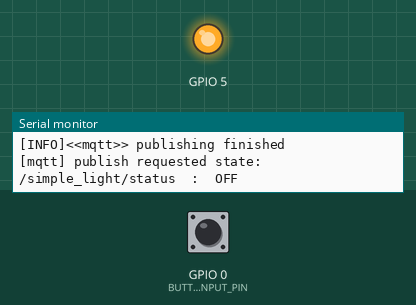
Recording of a sketch running on a simulated ESP8266 (Wemos D1 mini). Shown: output pins drawn as LEDs (lit = HIGH), the last lines printed to the serial monitor. The inputs (shaded band) are chosen by the test bench; at power-on: GPIO 0 (BUTTON_INPUT_PIN) HIGH. WiFi joins after 1.5 s; servers stay silent unless stated; EEPROM starts erased; no MQTT or app messages arrive unless stated.

Above: at 2.7 s.
2.8 s: GPIO 0 (BUTTON_INPUT_PIN) pulled LOW for 0.15 s
At 3.3 s:
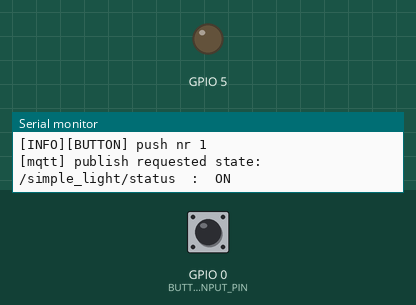
5.9 s: GPIO 0 (BUTTON_INPUT_PIN) pulled LOW for 1 s
At 6.9 s:
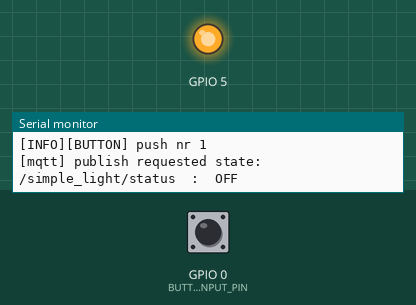
8.4 s: GPIO 0 (BUTTON_INPUT_PIN) pulled LOW for 3.2 s
At 8.8 s:
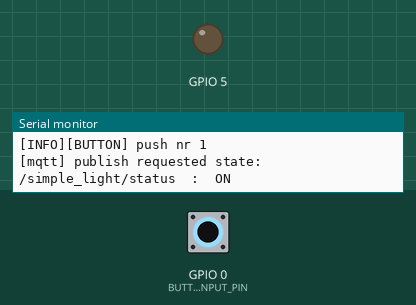
Timing chart, 0 to 11.4 s (numbered marks = the images above; inputs shaded):
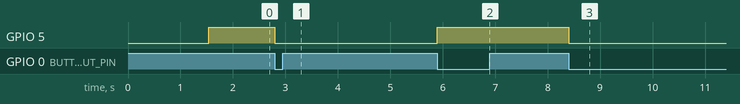

The sketch:

v2.ino
```cpp
// (licence header left out)
/*****************************************************************************************
 * Include Interfaces
*****************************************************************************************/
#include <ESP8266WiFi.h>
#include "WiFiManager.h" // local modified version
#include <PubSubClient.h>
#include <EEPROM.h>
#include "gensettings.h"
#include "Trace.h"

#include "prjsettings.h"

/*****************************************************************************************
 * Local constant defines
*****************************************************************************************/

/*****************************************************************************************
 * Local function like makros
*****************************************************************************************/

/*****************************************************************************************
 * Local type definitions (enum, struct, union):
*****************************************************************************************/

/*****************************************************************************************
 * Global data definitions (unlimited visibility, to be avoided):
*****************************************************************************************/

/*****************************************************************************************
 * Local data definitions:
 * (always use static: limit visibility, const: read only, volatile: non-optimizable)
*****************************************************************************************/
static char buffer_stca[60];

// buffer used to send/receive data with MQTT, can not be done with the
// buffer_stca, as both are needed simultaniously
static WiFiClient            wifiClient_sts;
static PubSubClient          client_sts(wifiClient_sts);
static mqttData_t            mqttData_sts;

static WiFiManager           wifiManager_sts;
// prepare wifimanager variables
static WiFiManagerParameter  wifiManagerParamMqttServerId_sts("mq_ip", "mqtt server ip", "", 15);
static WiFiManagerParameter  wifiManagerParamMqttServerPort_sts("mq_port", "mqtt server port", "1883", 5);
static WiFiManagerParameter  wifiManagerParamMqttCapability_sts("cap", "Capability Bit0 = n/a, Bit1 = n/a, Bit2 = n/a", "", 2);
static WiFiManagerParameter  wifiManagerParamMqttClientShort_sts("sid", "mqtt short id", "devXX", 6);
static WiFiManagerParameter  wifiManagerParamMqttServerLogin_sts("login", "mqtt login", "", 15);
static WiFiManagerParameter  wifiManagerParamMqttServerPw_sts("pw", "mqtt pw", "", 15);

static uint32_t             timerRepubAvoid_u32st = 0;
static uint32_t             timerButtonDown_u32st  = 0;
static uint8_t              counterButton_u8st = 0;
static uint32_t             timerLastPub_u32st = 0;
static boolean              publishInfo_bolst = false;
static boolean              startWifiConfig_bolst = false;

static Trace                trace_st(true, 0);

/*****************************************************************************************
* Global functions (unlimited visibility):
*****************************************************************************************/

/**---------------------------------------------------------------------------------------
 * @brief     This function processes the publish requests and is called cyclic.
 * @author    winkste
 * @date      20 Okt. 2017
 * @return    This function returns 'true' if the function processing was successful.
 *             In all other cases it returns 'false'.
*//*-----------------------------------------------------------------------------------*/
boolean processPublishRequests(void)
{
  String tPayload;
  boolean ret_bol = false;

  if(true == publishInfo_bolst)
  {
    trace_st.println(trace_PURE_MSG, "");
    trace_st.print(trace_INFO_MSG, "[mqtt] publish requested info: ");
    trace_st.print(trace_PURE_MSG, FW_IDENTIFIER);
    trace_st.println(trace_PURE_MSG, FW_VERSION);
    trace_st.println(trace_INFO_MSG, FW_DESCRIPTION);
    ret_bol = client_sts.publish(build_topic(MQTT_PUB_FW_IDENT), FW_IDENTIFIER, true);
    ret_bol &= client_sts.publish(build_topic(MQTT_PUB_FW_VERSION), FW_VERSION, true);
    ret_bol &= client_sts.publish(build_topic(MQTT_PUB_FW_DESC), FW_DESCRIPTION, true);
    if(ret_bol)
    {
      publishInfo_bolst = false;
    }
  }
  else
  {
    ret_bol = basicSwitch_ProcessPublishRequests();
  }

  return(ret_bol);
}

/**---------------------------------------------------------------------------------------
 * @brief     This callback function processes incoming MQTT messages and is called by
 *              the PubSub client
 * @author    winkste
 * @date      20 Okt. 2017
 * @param     p_topic     topic which was received
 * @param     p_payload   payload of the received MQTT message
 * @param     p_length    payload length
 * @return    This function returns 'true' if the function processing was successful.
 *             In all other cases it returns 'false'.
*//*-----------------------------------------------------------------------------------*/
void callback(char* p_topic, byte* p_payload, unsigned int p_length)
{
  // concat the payload into a string
  String payload;
  for (uint8_t i = 0; i < p_length; i++)
  {
    payload.concat((char)p_payload[i]);
  }
  // print received topic and payload
  trace_st.print(trace_INFO_MSG, "[mqtt] message received: ");
  trace_st.print(trace_PURE_MSG, p_topic);
  trace_st.print(trace_PURE_MSG, "   ");
  trace_st.println(trace_PURE_MSG, payload);

  // execute generic support command
  if(String(build_topic(MQTT_SUB_COMMAND)).equals(p_topic))
  {
    // print firmware information
    if(0 == payload.indexOf(String(MQTT_PAYLOAD_CMD_INFO)))
    {
      publishInfo_bolst = true;
    }
    // goto wifimanager configuration
    else if(0 == payload.indexOf(String(MQTT_PAYLOAD_CMD_SETUP)))
    {
      startWifiConfig_bolst = true;
    }
    else
    {
      trace_st.print(trace_ERROR_MSG, "[mqtt] unexpected command: ");
      trace_st.println(trace_PURE_MSG, payload);
    }
  }
  else
  {
    basicSwitch_CallbackMqtt(p_topic, payload);
  }
}

/**---------------------------------------------------------------------------------------
 * @brief     This initializes the used input and output pins
 * @author    winkste
 * @date      20 Okt. 2017
 * @return    void
*//*-----------------------------------------------------------------------------------*/
void InitializePins(void)
{
  // attache interrupt code for button
  pinMode(BUTTON_INPUT_PIN, INPUT);
  digitalWrite(BUTTON_INPUT_PIN, HIGH); // pull up to avoid interrupts without sensor
  attachInterrupt(digitalPinToInterrupt(BUTTON_INPUT_PIN), updateBUTTONstate, CHANGE);
  basicSwitch_InitializePins();
}

/**---------------------------------------------------------------------------------------
 * @brief     This function handles the external button input and updates the value
 *              of the simpleLightState_bolst variable. If the value changed the corresponding
 *              set function is called. Debouncing is also handled by this function
 * @author    winkste
 * @date      20 Okt. 2017
 * @return    n/a
*//*-----------------------------------------------------------------------------------*/
void updateBUTTONstate()
{
  // toggle, write to pin, publish to server
  if(digitalRead(BUTTON_INPUT_PIN)==LOW)
  {
    if(millis() - timerButtonDown_u32st > BUTTON_DEBOUNCE)
    { // avoid bouncing
      // button down
      // toggle status of both lights
      basicSwitch_ToggleSimpleLight();

      if(millis() - timerButtonDown_u32st < BUTTON_TIMEOUT)
      {
        counterButton_u8st++;
      }
      else
      {
        counterButton_u8st = 1;
      }
      trace_st.print(trace_INFO_MSG, "[BUTTON] push nr ");
      trace_st.println(trace_PURE_MSG, counterButton_u8st);

    };
    //Serial.print(".");
    timerButtonDown_u32st = millis();
  }
}

/**---------------------------------------------------------------------------------------
 * @brief     This function handles the connection to the MQTT broker. If connection can't
 *              be established after several attempts the WifiManager is called. If
 *              connection is successfull, all needed subscriptions are done.
 * @author    winkste
 * @date      20 Okt. 2017
 * @return    n/a
*//*-----------------------------------------------------------------------------------*/
void reconnect()
{
  // Loop until we're reconnected
  uint8_t tries=0;
  while (!client_sts.connected())
  {
    trace_st.println(trace_INFO_MSG, "<<mqtt>> Attempting connection...");
    // Attempt to connect
    trace_st.print(trace_INFO_MSG, "<<mqtt>> client id: ");
    trace_st.println(trace_PURE_MSG, mqttData_sts.dev_short);
    if(client_sts.connect(mqttData_sts.dev_short, mqttData_sts.login, mqttData_sts.pw))
    {
      trace_st.println(trace_INFO_MSG, "<<mqtt>> connected");
      client_sts.loop();
      trace_st.println(trace_INFO_MSG,"<<mqtt>> subscribed generic: ");
      trace_st.println(trace_INFO_MSG, MQTT_SUB_COMMAND);
      client_sts.subscribe(build_topic(MQTT_SUB_COMMAND));  // request general command with payload
      client_sts.loop();
      // ... and resubscribe
      basicSwitch_Reconnect();

      trace_st.println(trace_INFO_MSG, "<<mqtt>> subscribing finished");
      trace_st.print(trace_INFO_MSG, "<<mqtt>> publish firmware info: ");
      trace_st.print(trace_PURE_MSG, FW_IDENTIFIER);
      trace_st.println(trace_PURE_MSG, FW_VERSION);
      trace_st.println(trace_INFO_MSG, FW_DESCRIPTION);
      client_sts.publish(build_topic(MQTT_PUB_FW_IDENT), FW_IDENTIFIER, true);
      client_sts.publish(build_topic(MQTT_PUB_FW_VERSION), FW_VERSION, true);
      client_sts.publish(build_topic(MQTT_PUB_FW_DESC), FW_DESCRIPTION, true);
      trace_st.println(trace_INFO_MSG, "<<mqtt>> publishing finished");
    }
    else
    {
      trace_st.print(trace_ERROR_MSG, "failed, rc=");
      trace_st.print(trace_PURE_MSG, String(client_sts.state()));
      trace_st.println(trace_PURE_MSG, ", try again in 5 seconds");
      // Wait 5 seconds before retrying
      delay(5000);
    }
    tries++;
    if(tries>=5){
      trace_st.println(trace_ERROR_MSG, "Can't connect, starting AP");
      wifiManager_sts.startConfigPortal(CONFIG_SSID); // needs to be tested!
    }
  }
}

/**---------------------------------------------------------------------------------------
 * @brief     This callback function handles the wifimanager callback
 * @author    winkste
 * @date      20 Okt. 2017
 * @param     myWiFiManager     pointer to the wifimanager
 * @return    n/a
*//*-----------------------------------------------------------------------------------*/
void configModeCallback(WiFiManager *myWiFiManager)
{
  wifiManager_sts.addParameter(&wifiManagerParamMqttServerId_sts);
  wifiManager_sts.addParameter(&wifiManagerParamMqttServerPort_sts);
  wifiManager_sts.addParameter(&wifiManagerParamMqttCapability_sts);
  wifiManager_sts.addParameter(&wifiManagerParamMqttClientShort_sts);
  wifiManager_sts.addParameter(&wifiManagerParamMqttServerLogin_sts);
  wifiManager_sts.addParameter(&wifiManagerParamMqttServerPw_sts);
  // prepare wifimanager variables
  wifiManager_sts.setAPStaticIPConfig(IPAddress(192,168,4,1), IPAddress(192,168,4,255), IPAddress(255,255,255,0));
  trace_st.println(trace_INFO_MSG, "entered config mode");
}

/**---------------------------------------------------------------------------------------
 * @brief     This callback function handles the wifimanager save callback
 * @author    winkste
 * @date      20 Okt. 2017
 * @return    n/a
*//*-----------------------------------------------------------------------------------*/
void saveConfigCallback()
{
  sprintf(mqttData_sts.server_ip, "%s", wifiManagerParamMqttServerId_sts.getValue());
  sprintf(mqttData_sts.login, "%s", wifiManagerParamMqttServerLogin_sts.getValue());
  sprintf(mqttData_sts.pw, "%s", wifiManagerParamMqttServerPw_sts.getValue());
  sprintf(mqttData_sts.cap, "%s", wifiManagerParamMqttCapability_sts.getValue());
  sprintf(mqttData_sts.server_port, "%s", wifiManagerParamMqttServerPort_sts.getValue());
  sprintf(mqttData_sts.dev_short, "%s", wifiManagerParamMqttClientShort_sts.getValue());
  trace_st.println(trace_INFO_MSG, "=== Saving parameters: ===");
  trace_st.print(trace_INFO_MSG, "mqtt ip: ");
  trace_st.println(trace_PURE_MSG, mqttData_sts.server_ip);
  trace_st.print(trace_INFO_MSG, "mqtt port: ");
  trace_st.println(trace_PURE_MSG, mqttData_sts.server_port);
  trace_st.print(trace_INFO_MSG, "mqtt user: ");
  trace_st.println(trace_PURE_MSG, mqttData_sts.login);
  trace_st.print(trace_INFO_MSG, "mqtt pw: ");
  trace_st.println(trace_PURE_MSG, mqttData_sts.pw);
  trace_st.print(trace_INFO_MSG, "mqtt dev short: ");
  trace_st.println(trace_PURE_MSG, mqttData_sts.dev_short);
  trace_st.print(trace_INFO_MSG, "capabilities: ");
  trace_st.println(trace_PURE_MSG, mqttData_sts.cap);
  trace_st.println(trace_INFO_MSG, "=== End of parameters ===");
  char* temp=(char*) &mqttData_sts;
  for(int i=0; i<sizeof(mqttData_sts); i++){
    EEPROM.write(i,*temp);
    //Serial.print(*temp);
    temp++;
  }
  EEPROM.commit();
  trace_st.println(trace_INFO_MSG, "configuration saved, restarting");
  delay(2000);
  ESP.reset(); // we can't change from AP mode to client mode, thus: reboot
}


/**---------------------------------------------------------------------------------------
 * @brief     This function load the configuration from external eeprom
 * @author    winkste
 * @date      20 Okt. 2017
 * @param     myWiFiManager     pointer to the wifimanager
 * @return    n/a
*//*-----------------------------------------------------------------------------------*/
void loadConfig()
{
  // fill the mqtt element with all the data from eeprom
  char* temp=(char*) &mqttData_sts;
  for(int i=0; i<sizeof(mqttData_sts); i++){
    //Serial.print(i);
    *temp = EEPROM.read(i);
    //Serial.print(*temp);
    temp++;
  }
  trace_st.println(trace_INFO_MSG, "=== Loaded parameters: ===");
  trace_st.print(trace_INFO_MSG, "mqtt ip: ");
  trace_st.println(trace_PURE_MSG, mqttData_sts.server_ip);
  trace_st.print(trace_INFO_MSG, "mqtt port: ");
  trace_st.println(trace_PURE_MSG, mqttData_sts.server_port);
  trace_st.print(trace_INFO_MSG, "mqtt user: ");
  trace_st.println(trace_PURE_MSG, mqttData_sts.login);
  trace_st.print(trace_INFO_MSG, "mqtt pw: ");
  trace_st.println(trace_PURE_MSG, mqttData_sts.pw);
  trace_st.print(trace_INFO_MSG, "mqtt dev short: ");
  trace_st.println(trace_PURE_MSG, mqttData_sts.dev_short);
  trace_st.print(trace_INFO_MSG, "capabilities: ");
  trace_st.println(trace_PURE_MSG, mqttData_sts.cap);

  // capabilities
  // capabilities

  trace_st.print(trace_INFO_MSG, "=== End of parameters ===");
}

/**---------------------------------------------------------------------------------------
 * @brief     This function helps to build the complete topic including the
 *              custom device.
 * @author    winkste
 * @date      20 Okt. 2017
 * @param     topic       pointer to topic string
 * @return    combined topic as char pointer, it uses buffer_stca to store the topic
*//*-----------------------------------------------------------------------------------*/
char* build_topic(const char *topic)
{
  sprintf(buffer_stca, "%s%s", mqttData_sts.dev_short, topic);
  return buffer_stca;
}


/**---------------------------------------------------------------------------------------
 * @brief     This is the setup callback function
 * @author    winkste
 * @date      20 Okt. 2017
 * @return    n/a
*//*-----------------------------------------------------------------------------------*/
void setupCallback()
{
  // init the serial
  //Serial.begin(115200);
  // first task: initialize Trace
  trace_st.Initialize();

  trace_st.println(trace_PURE_MSG,"");
  trace_st.println(trace_INFO_MSG, "... starting");
  trace_st.print(trace_INFO_MSG, "Firmware Information:");
  trace_st.print(trace_PURE_MSG, FW_IDENTIFIER);
  trace_st.println(trace_PURE_MSG, FW_VERSION);
  trace_st.print(trace_INFO_MSG, "Firmware Description:");
  trace_st.println(trace_PURE_MSG, FW_DESCRIPTION);
  trace_st.print(trace_INFO_MSG, "Device: ");
  trace_st.println(trace_PURE_MSG, mqttData_sts.dev_short);
  EEPROM.begin(512); // can be up to 4096

  // start wifi manager
  wifiManager_sts.setAPCallback(configModeCallback);
  wifiManager_sts.setSaveConfigCallback(saveConfigCallback);
  wifiManager_sts.setConfigPortalTimeout(MAX_AP_TIME);
  WiFi.mode(WIFI_STA); // avoid station and ap at the same time

  trace_st.println(trace_INFO_MSG, "<<wifi>> connecting... ");
  if(!wifiManager_sts.autoConnect(CONFIG_SSID)){
    // possible situataion: Main power out, ESP went to config mode as the routers wifi wasn available on time ..
    trace_st.println(trace_ERROR_MSG, "<<wifi>> failed to connect and hit timeout, restarting ...");
    delay(1000); // time for serial to print
    ESP.reset(); // reset loop if not only or configured after 5min ..
  }

  // load all paramters!
  loadConfig();

  InitializePins();

  trace_st.println(trace_INFO_MSG, "<<wifi>> connected");
  trace_st.print(trace_INFO_MSG, "<<wifi>>  IP address: ");
  trace_st.println(trace_PURE_MSG, WiFi.localIP().toString());

  // init the MQTT connection
  client_sts.setServer(mqttData_sts.server_ip, atoi(mqttData_sts.server_port));
  client_sts.setCallback(callback);
}

/**---------------------------------------------------------------------------------------
 * @brief     This callback function handles the loop function
 * @author    winkste
 * @date      20 Okt. 2017
 * @return    n/a
*//*-----------------------------------------------------------------------------------*/
void loopCallback()
{

	if (!client_sts.connected())
	{
		reconnect();
 	}
 	client_sts.loop();

	//// publish requests ////
  if(millis()-timerLastPub_u32st > PUBLISH_TIME_OFFSET)
  {
    processPublishRequests();
    timerRepubAvoid_u32st = millis();
    timerLastPub_u32st = millis();
  }
  //// publish requests ////

	/// see if we hold down the button for more then 6sec ///
	if((counterButton_u8st >= 10 && millis() - timerButtonDown_u32st > BUTTON_TIMEOUT) || (true == startWifiConfig_bolst))
	{
    startWifiConfig_bolst = false;
		trace_st.println(trace_INFO_MSG, "<<SYS>> Rebooting to setup mode");
		delay(200);
		wifiManager_sts.startConfigPortal(CONFIG_SSID); // needs to be tested!
		//ESP.reset(); // reboot and switch to setup mode right after that
	}
	/// see if we hold down the button for more then 6sec ///

}

/**---------------------------------------------------------------------------------------
 * @brief     This is the standard setup function
 * @author    winkste
 * @date      20 Okt. 2017
 * @return    n/a
*//*-----------------------------------------------------------------------------------*/
void setup()
{
  setupCallback();
}

/**---------------------------------------------------------------------------------------
 * @brief     This is the standard loop funcktion
 * @author    winkste
 * @date      20 Okt. 2017
 * @return    n/a
*//*-----------------------------------------------------------------------------------*/
void loop()
{
  loopCallback();
}
```

Source omitted: Trace.cpp (9724 bytes), Trace.h (3658 bytes), basicSwitch.ino (10855 bytes), gensettings.h (3797 bytes), prjsettings.h (3508 bytes)

Measured:
- after the input at 2.8 s, GPIO 5: HIGH → LOW at once
- after the input at 5.9 s, GPIO 5: LOW → HIGH at once
- after the input at 8.4 s, GPIO 5: HIGH → LOW at once
